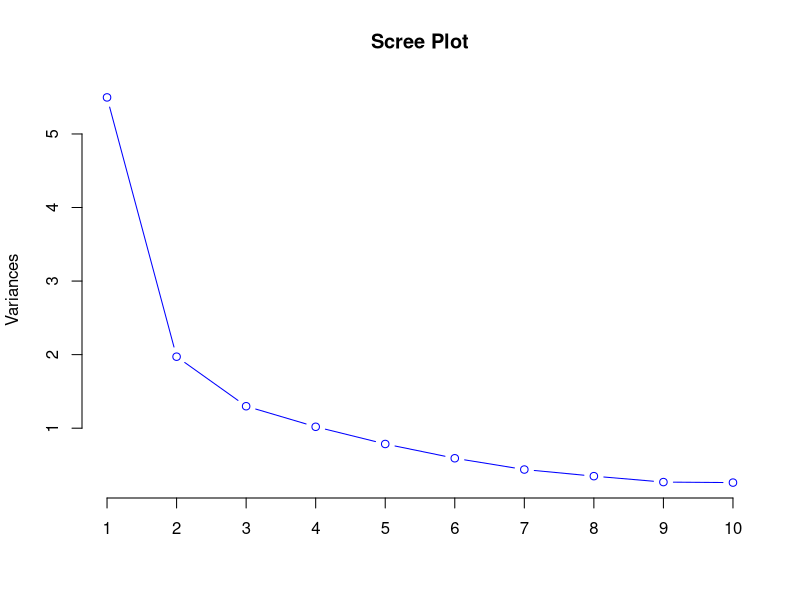
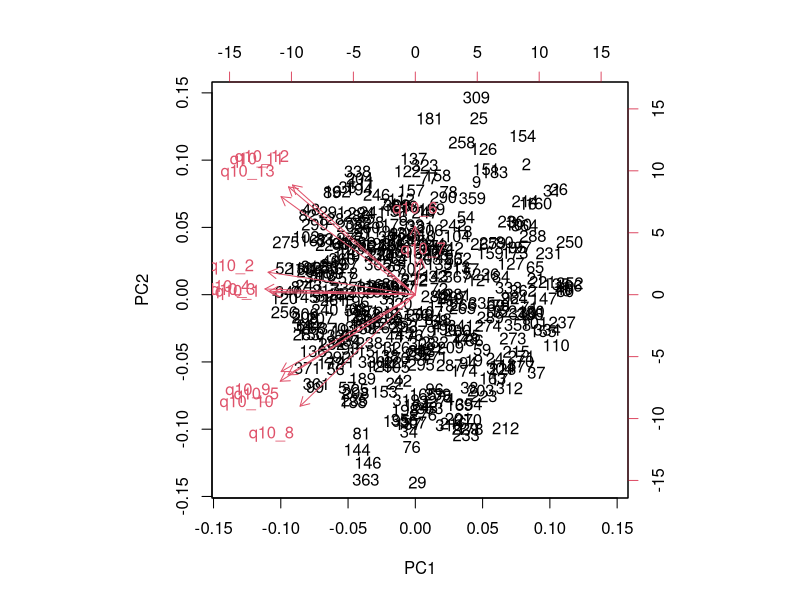
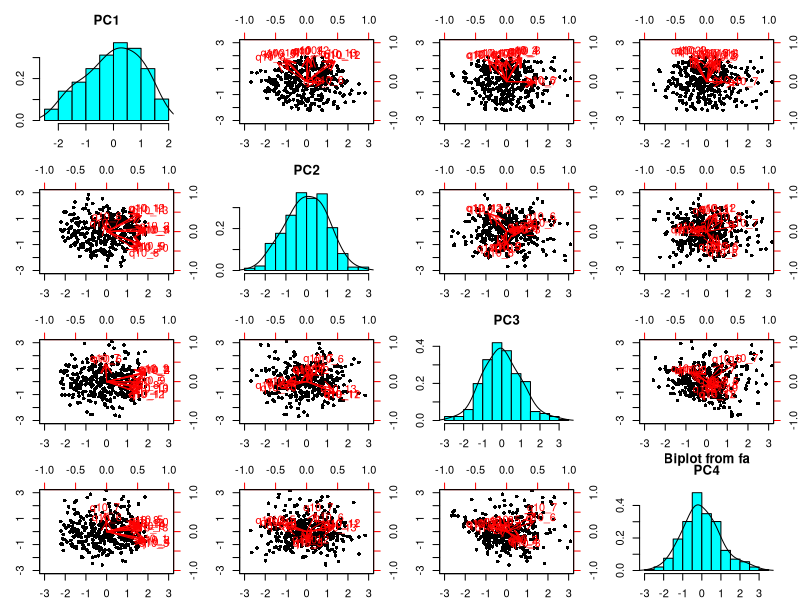
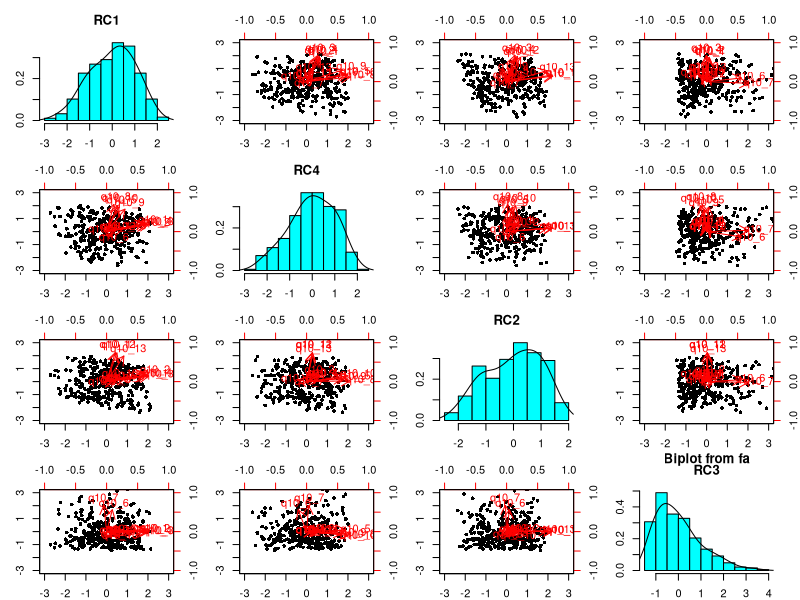

The R script that drew these images, in order:
library(readxl)
library(psych)

" 
Good Read on factor analysis: http://www.statmethods.net/advstats/factor.html
Practical Use Cases: http://info.paiwhq.com/practical-uses-of-factor-analysis/
Questionnaires are designed to measure Customer Satisfaction and some of them have related questions on purpose to ensure correct answers
The idea is to identify or group ralated dimensions or questions

Dell Questionare
Q01. Like introducing new brands to friends
Q02. Provide people with information on many kinds of products
Q03. People ask me for information on many kinds of products
Q04. My friends think of me as a good source of information
Q05. I like to take chance
Q06. Buying non-vetted products is a wastage of money
Q07. If people would quit experimenting, we would get lot accomplished
Q08. I like to try new things
Q09. I try new brands before others
Q10. I like to experiment
Q11. Friends ask my opinion about computer related products
Q12. My friends ask for my advice computer related products
Q13. I tell friends what I think of computer related products
"

# Import questonare data
dellData <- read_excel("./data/Dell Data.xlsx")
View(dellData)

round(var(dellData),2)
r <- round(cor(dellData),2)


# Bartlett test, Ho: Variables are not correlated, Ha: Variables are correlated
# We can also use the KMO index, closer to 1 then correlated
# Justify for a dimension reduction technique

cortest.bartlett(r) 
KMO(r)

# Principal Component Analysis, Scaling recommended
dellPCs <- prcomp(dellData, scale=T)  

# Determine the number of PCs that are sufficient in this case 4
summary(dellPCs)
plot(dellPCs, type="l", main="Scree Plot", col="blue")
biplot(dellPCs)

# Factor Analysis #
dellFactorsNoRotation <- principal(dellData, nfactors=4, rotate="none")
dellFactorsNoRotation
biplot(dellFactorsNoRotation)

"
Combine Q01 to Q04
Combine Q05, Q08, Q09, Q10
Combine Q06, Q07
Combine Q11 to Q13

Factor 1: Information Provider
  Q01. Like introducing new brands to friends
  Q02. Provide people with information on many kinds of products
  Q03. People ask me for information on many kinds of products
  Q04. My friends think of me as a good source of information

Factor 2: Innovator
Q05. I like to take chance
Q08. I like to try new things
Q09. I try new brands before others
Q10. I like to experiment


Factor 3: Opinion leader
Q06. Buying non-vetted products is a wastage of money
Q07. If people would quit experimenting, we would get lot accomplished


Factor 4: Wet blanket (negative towards innovation)
  Q11. Friends ask my opinion about computer related products
  Q12. My friends ask for my advice computer related products
  Q13. I tell friends what I think of computer related products
"
dellFactorsVarimaxRotation <- principal(dellData, nfactors=4, rotate="varimax")
dellFactorsVarimaxRotation
biplot(dellFactorsVarimaxRotation)